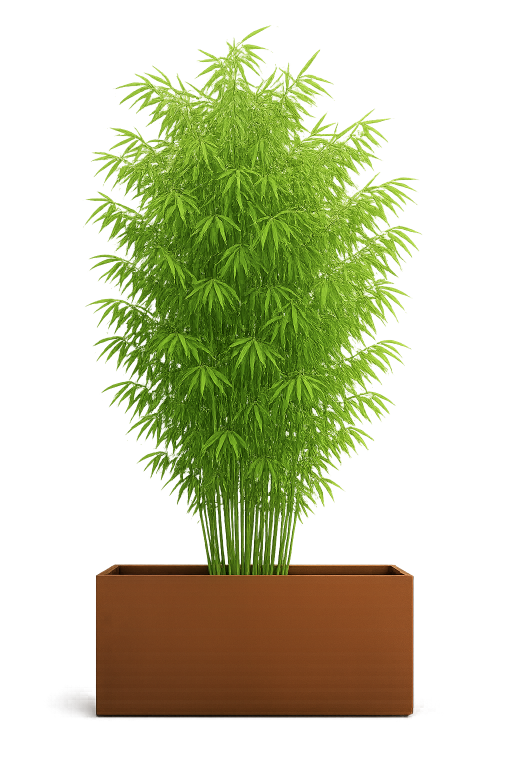
#> input picture rendu/paysage/sujets/bambou_bac.png, 1024 x 1536 px (shown at 1/2 size)
$ python meubles_poser.py paysage/sujets/bambou_bac.png paysage/sujets/cornouiller_bac.png out.png
#> lines starting #> are read from the running program, lines starting #| are printed output that depends on the picture; after the words box and inside, x2 and y2 are one past the last pixel; in counts of white or black regions, pixels touching at a corner belong together
# Pose le mobilier 3D (calque à part) sur l'image : couleurs d'origine des modèles, accordées à la lumière de la photo.
# Usage : python3 meubles_poser.py image.jpg calque_meubles.png sortie.jpg
import sys, numpy as np
from PIL import Image, ImageFilter
img = Image.open(sys.argv[1]).convert('RGB'); W, H = img.size
#> after `img = Image.open(sys.argv[1]).convert('RGB')`:
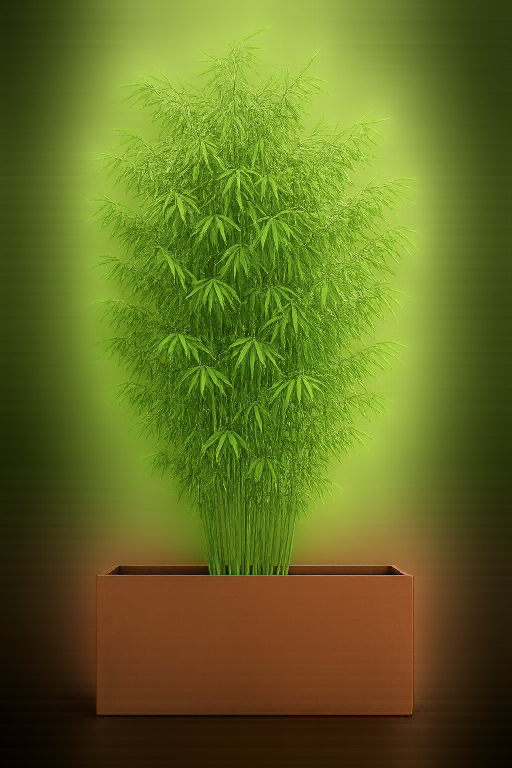
#> img: PIL image 1024x1536 RGB (shown at 1/2 size); mean R, G, B 99.1, 108.8, 34.9
#> after `W, H = img.size`: W = 1024; H = 1536
lay = Image.open(sys.argv[2]).convert('RGBA').resize((W, H), Image.LANCZOS)
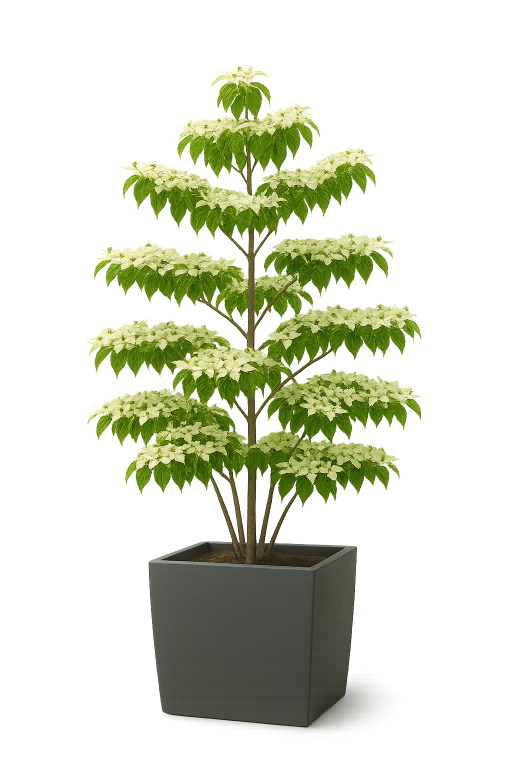
#> input picture rendu/paysage/sujets/cornouiller_bac.png, 1024 x 1536 px (shown at 1/2 size)
#> lay is the input picture: PIL image 1024x1536 RGBA; mean R, G, B, A 99.2, 106.1, 48.7, 68.9
A = np.asarray(lay).astype(float); I = np.asarray(img).astype(float); al = A[..., 3:] / 255
#> after `al = A[..., 3:] / 255`:
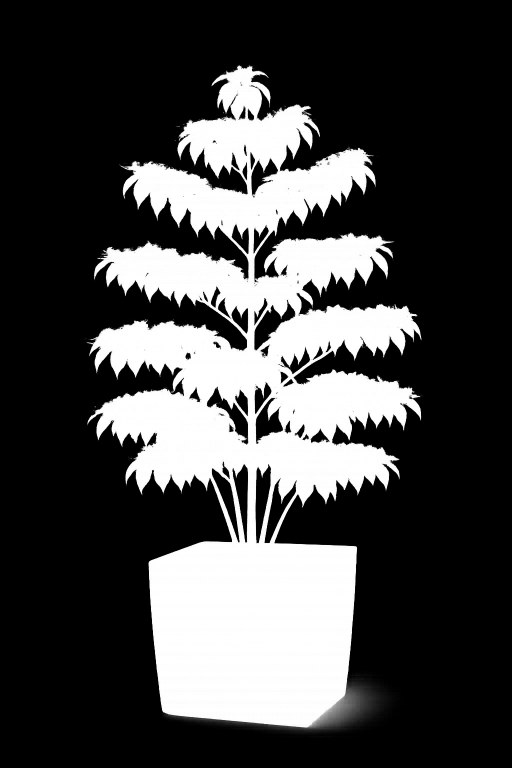
#> al: shape (1536, 1024, 1) float64 (shown at 1/2 size); min 0, max 1, mean 0.27
m = al[..., 0] > 0.5
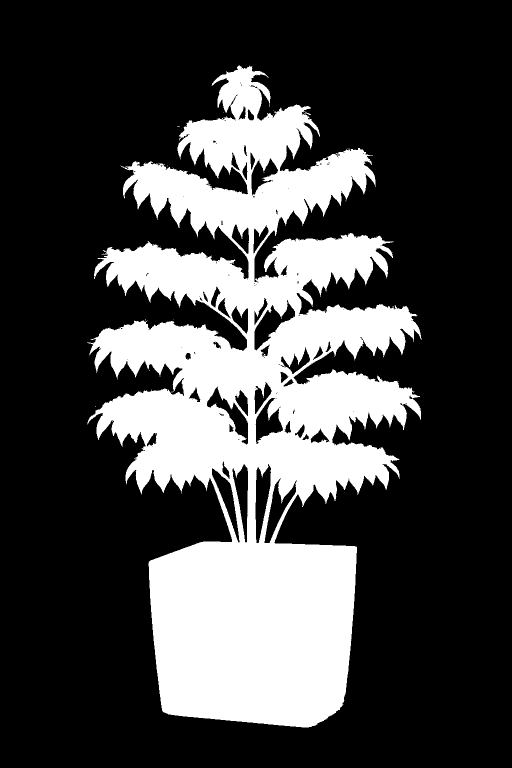
#> m: shape (1536, 1024) bool (shown at 1/2 size); 27% white; 32 white regions (31 under 20 px), largest, box (x1, y1, x2, y2) and area: (174, 131, 843, 1455) 424756
ring = np.asarray(Image.fromarray((m * 255).astype('uint8')).filter(ImageFilter.MaxFilter(41))) > 0
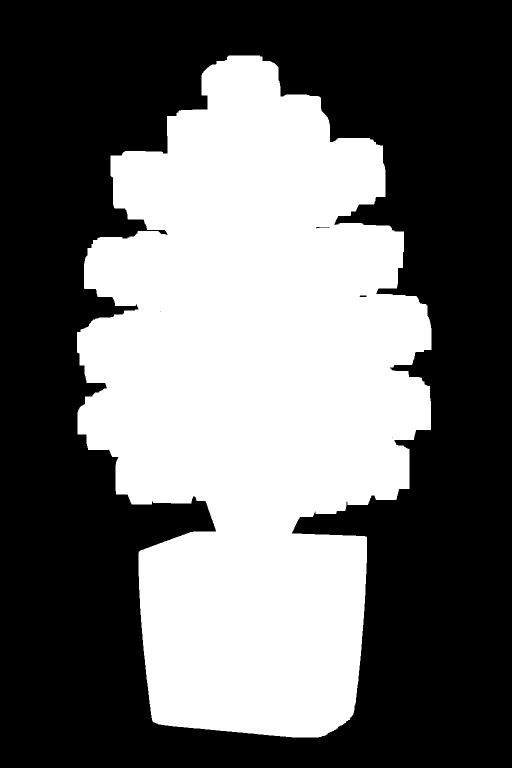
#> ring: shape (1536, 1024) bool (shown at 1/2 size); 41.8% white; 1 white region, box (x1, y1, x2, y2) and area: (154, 111, 863, 1475) 657488
ring &= ~m
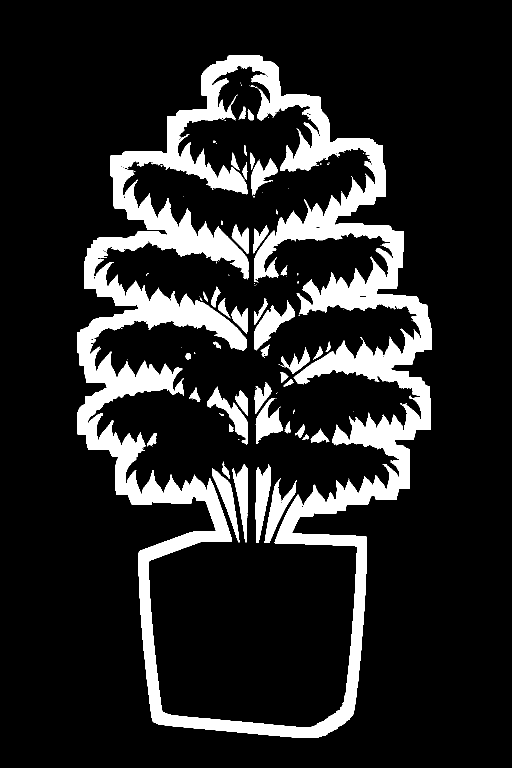
#> ring: shape (1536, 1024) bool (shown at 1/2 size); 14.8% white; 126 white regions (83 under 20 px), largest, box (x1, y1, x2, y2) and area: (154, 111, 863, 1475) 201615, (509, 600, 590, 701) 3013, (511, 928, 542, 1086) 2888
if m.any() and ring.any():
    gain = np.clip(I[ring].mean(0) / np.maximum(A[..., :3][m].mean(0), 1), 0.75, 1.25) ** 0.5   # même dominante que la scène
#> gain = [1.02, 1.07, 0.866]
    A[..., :3] = np.clip(A[..., :3] * gain, 0, 255)
lay = Image.fromarray(A.astype('uint8'), 'RGBA').filter(ImageFilter.GaussianBlur(0.5))
out = img.convert('RGBA'); out.alpha_composite(lay); out.convert('RGB').save(sys.argv[3], quality=94); print('ok')
#> after `out.alpha_composite(lay)`:
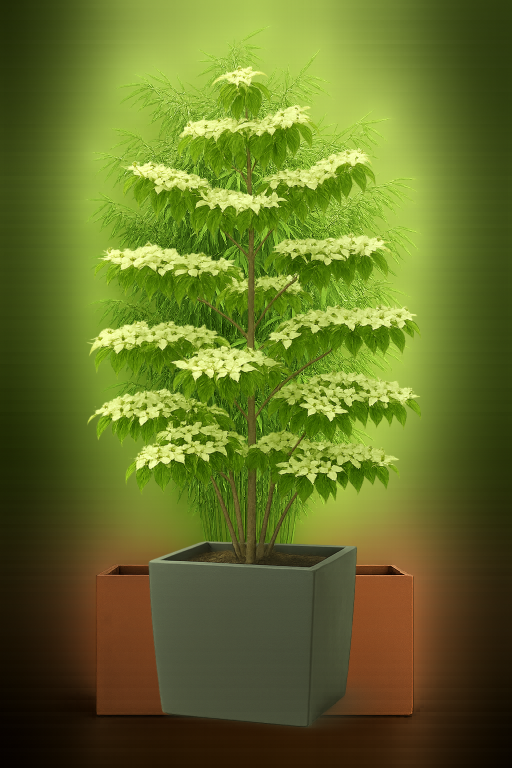
#> out: PIL image 1024x1536 RGBA (shown at 1/2 size); mean R, G, B, A 100.5, 112.3, 40.3, 255
#| ok
